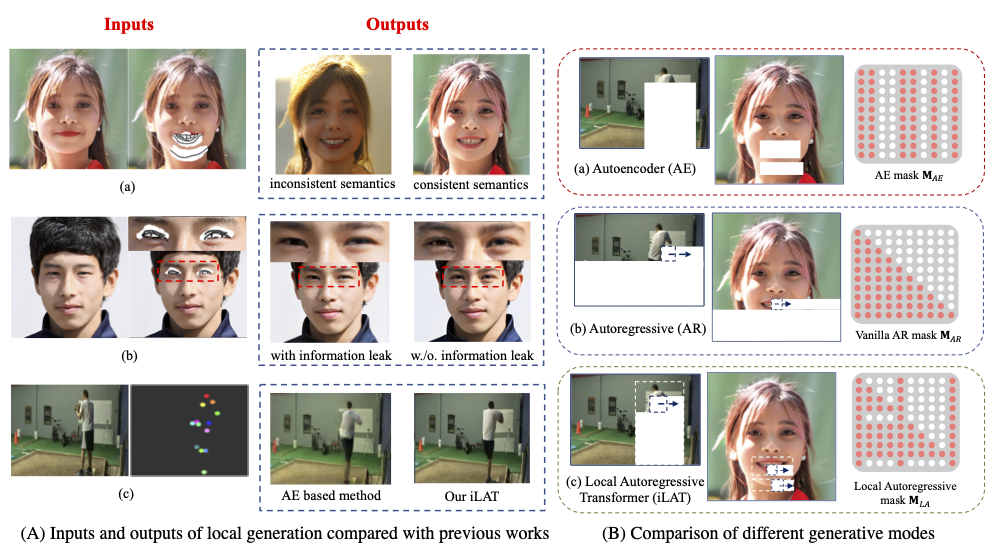
#> input picture assets/teaser.png, 992 x 553 px
$ python -i generate_xdog_sketch.py   (imports and definitions only)
#> lines starting #> are read from the running program, lines starting #| are printed output that depends on the picture
from PIL import Image
from scipy.ndimage import filters
import numpy as np
from glob import glob
import os
from tqdm import tqdm
import cv2
import argparse
from threadpool import ThreadPool, makeRequests

parser = argparse.ArgumentParser()
# [5 lines not run here, left out]

# [1 line that did not run here, left out]
# [1 line that did not run here, left out]
size = 256
# [1 line not run here, left out]


def xdog(files):
#> called with files = 'assets/teaser.png'
    name = files.split('/')[-1]
    Gamma = 0.97
    Phi = 200
    Epsilon = 0.1
    k = 2.5
    Sigma = 1.5
    im = Image.open(files).convert('L')
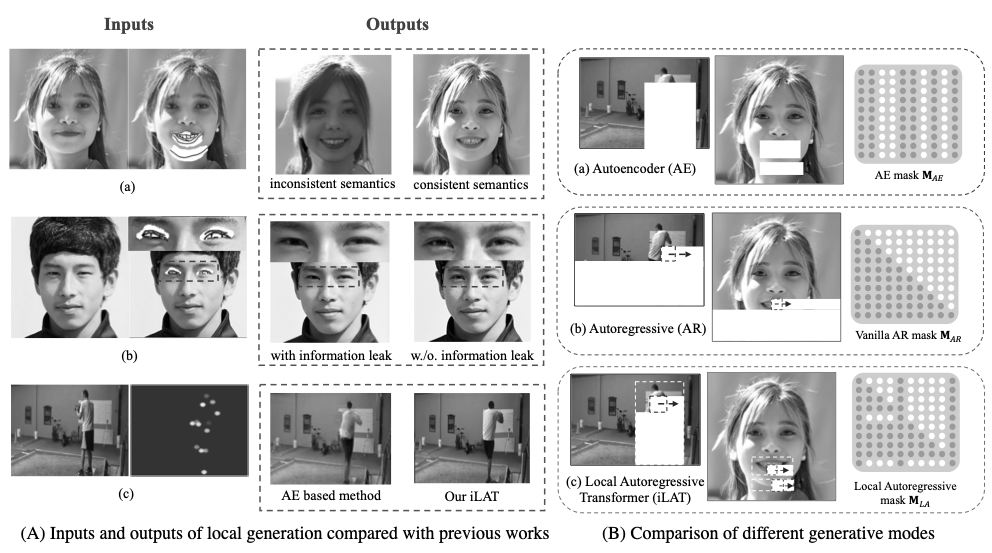
#> im: PIL image 992x553 L; min 0, max 255, mean 197.8
    im2 = filters.gaussian_filter(im, Sigma)
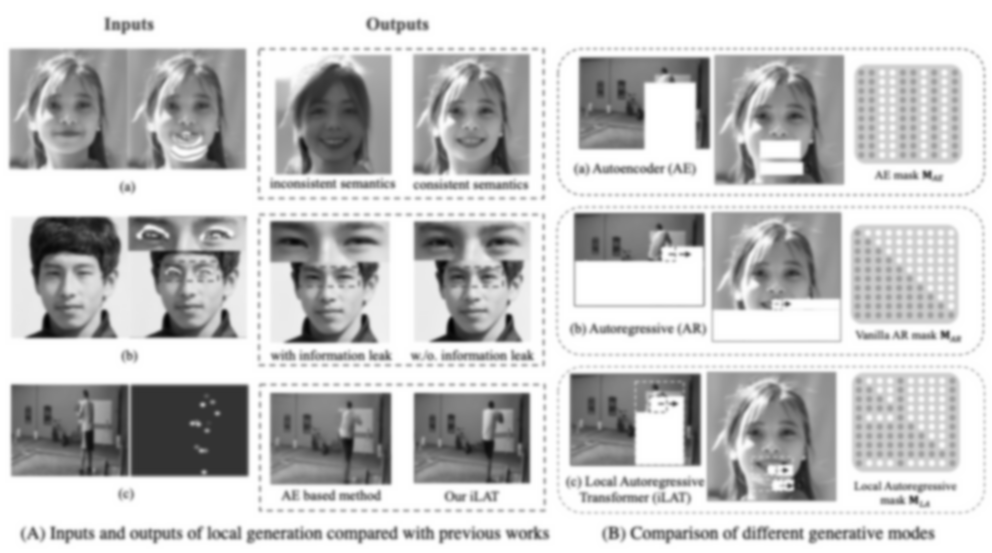
#> im2: shape (553, 992); min 2, max 255, mean 197.1
    im3 = filters.gaussian_filter(im, Sigma * k)
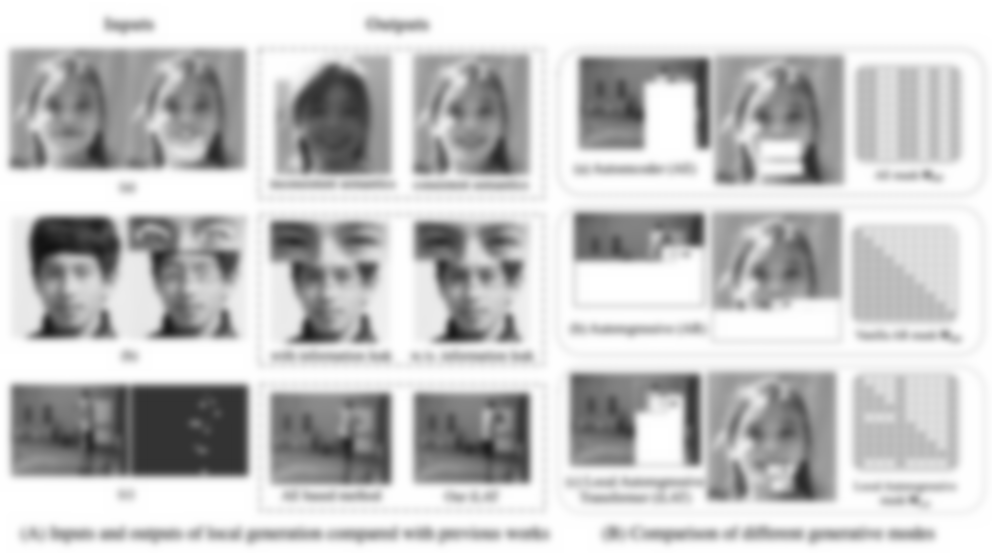
#> im3: shape (553, 992); min 18, max 255, mean 197
    differencedIm2 = im2 - (Gamma * im3)
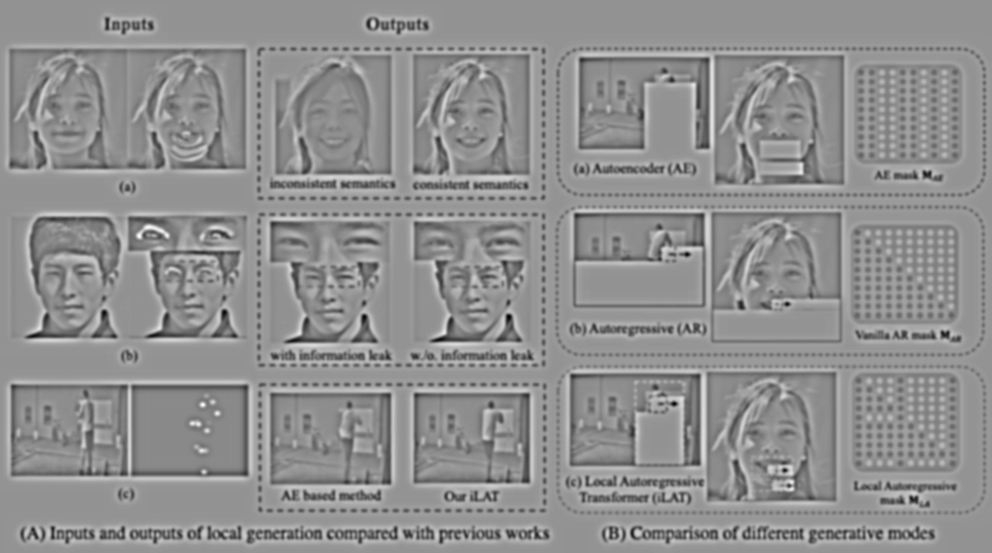
#> differencedIm2: shape (553, 992) float64; min -97.43, max 85.49, mean 6; drawn with min black and max white
    edge = 1 + np.tanh(Phi * (differencedIm2 - Epsilon))
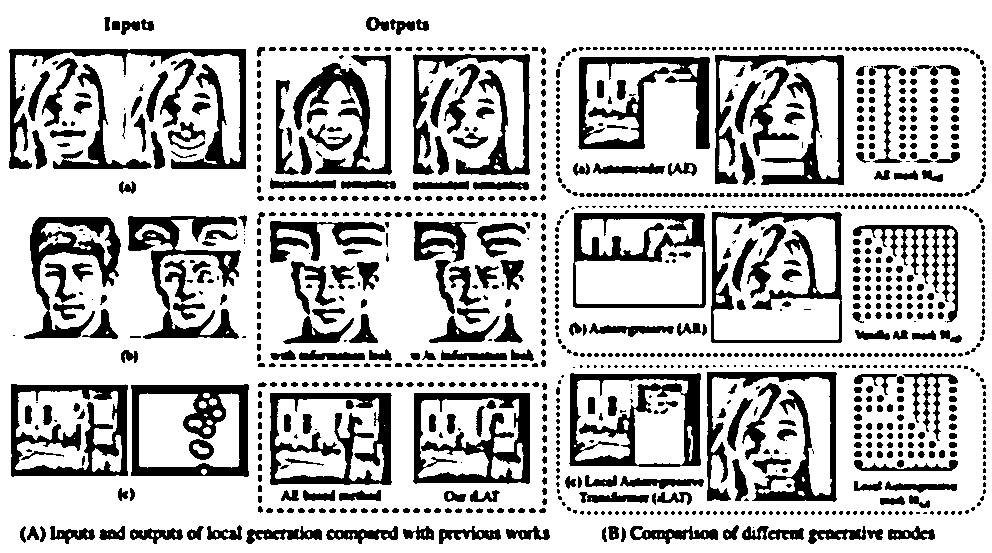
#> edge: shape (553, 992) float64; min 0, max 2, mean 1.51; drawn with min black and max white
    edge = edge.clip(0, 1)

    edge *= 255
    edge = cv2.resize(edge, (size, size), interpolation=cv2.INTER_AREA)
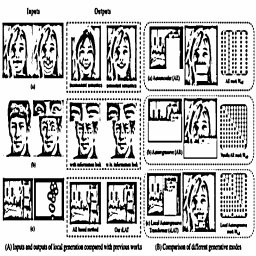
#> edge: shape (256, 256) float64; min 0, max 255, mean 192.2
#> (the run stopped early here; a loop or call above may not have finished)
